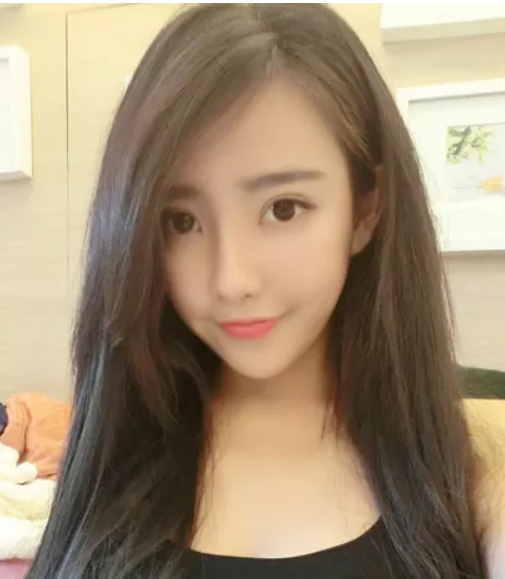
#> input picture faceai/img/ag.png, 505 x 579 px, found by its file name
$ python imgbase.py
#> lines starting #> are read from the running program, lines starting #| are printed output that depends on the picture
#coding=utf-8
#图片基础
import cv2
import numpy as np

img = cv2.imread("img/ag.png")
#> img is the input picture: shape (579, 505, 3); mean B, G, R 114.4, 139.8, 159.6

# [7 lines of commented-out code are left out]

b, g, r = cv2.split(img)  #分割通道
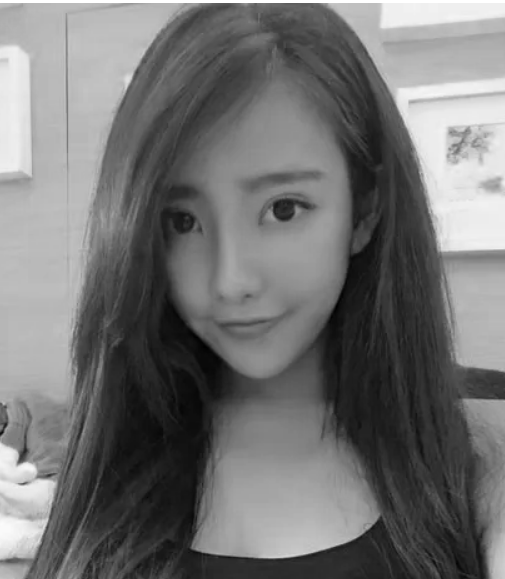
#> b: shape (579, 505); min 0, max 255, mean 114.4
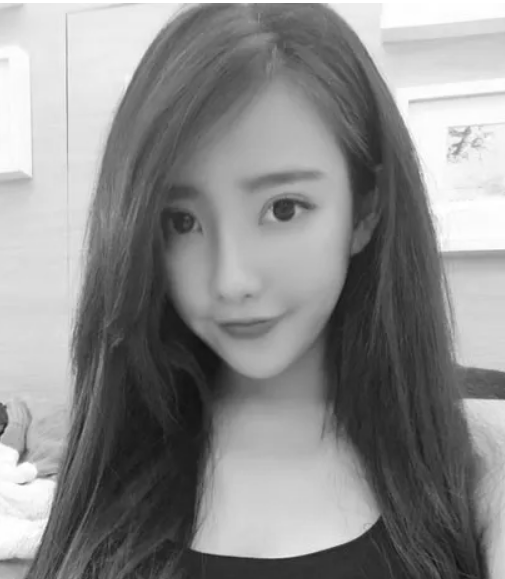
#> g: shape (579, 505); min 15, max 255, mean 139.8
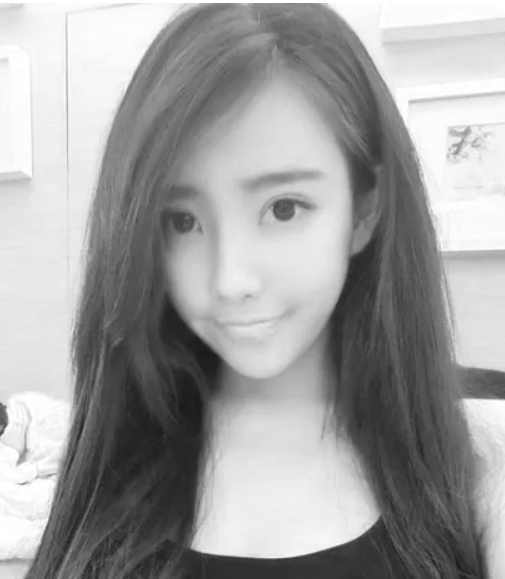
#> r: shape (579, 505); min 24, max 255, mean 159.6
img = cv2.merge((b, g, r))  #合并通道

img = img[:, :, 0]

cv2.imshow("image", img)

cv2.waitKey(0)
cv2.destroyAllWindows()

$ run again, with faceai/img/ag-2.png copied over faceai/img/ag.png
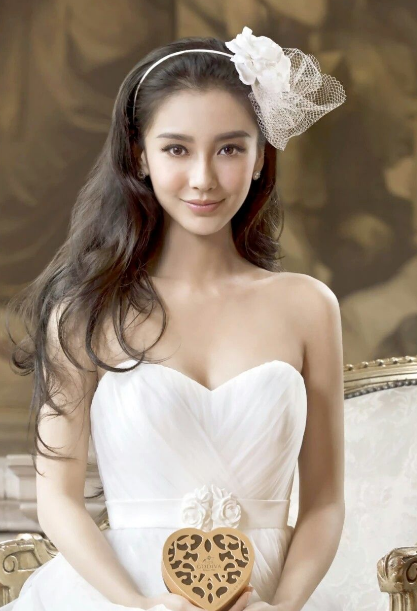
#> input picture faceai/img/ag-2.png, 417 x 611 px, found by its file name
#> img is the input picture: shape (611, 417, 3); mean B, G, R 125.6, 142.2, 158.2
#> `b, g, r = cv2.split(img)`:
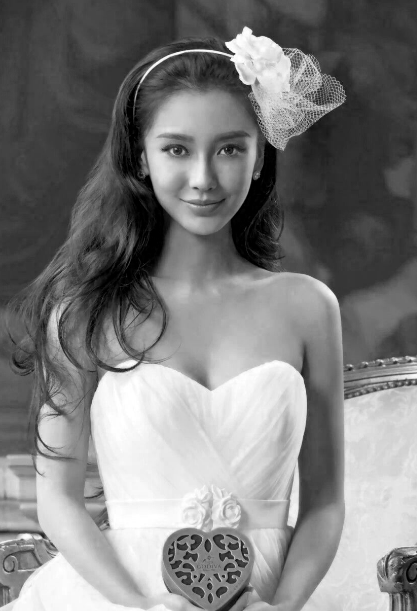
#> b: shape (611, 417); min 0, max 255, mean 125.6
#> `b, g, r = cv2.split(img)`:
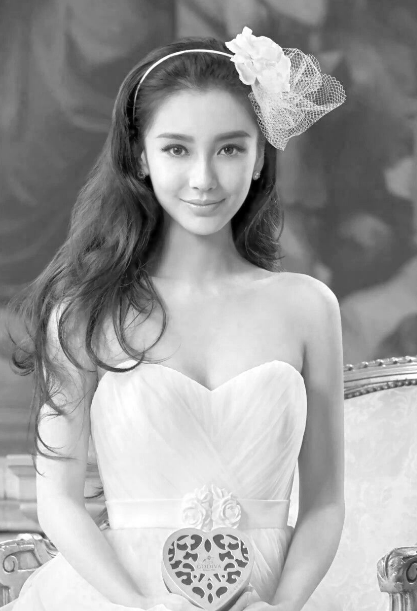
#> r: shape (611, 417); min 0, max 255, mean 158.2

$ run again, with faceai/img/ag-3.png copied over faceai/img/ag.png
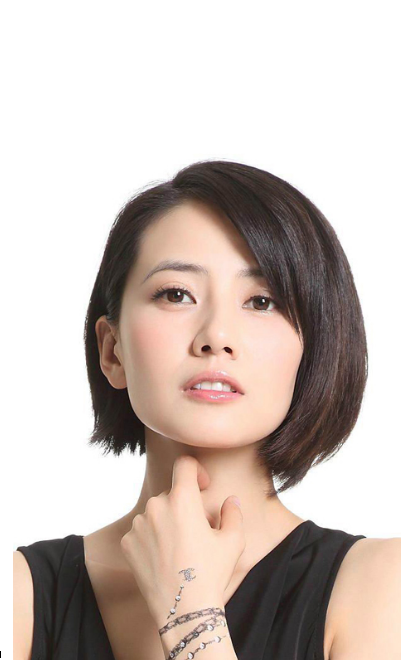
#> input picture faceai/img/ag-3.png, 401 x 660 px, found by its file name
#> img is the input picture: shape (660, 401, 3); mean B, G, R 184.1, 190.5, 203.1
#> `b, g, r = cv2.split(img)`:
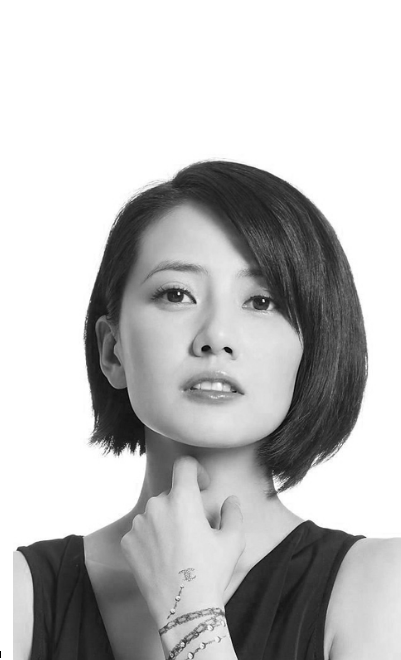
#> g: shape (660, 401); min 0, max 255, mean 190.5
#> `b, g, r = cv2.split(img)`:
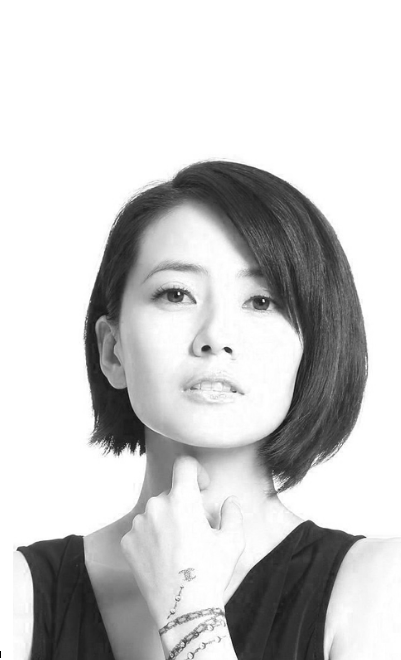
#> r: shape (660, 401); min 0, max 255, mean 203.1

$ run again, with faceai/img/ag-4.png copied over faceai/img/ag.png
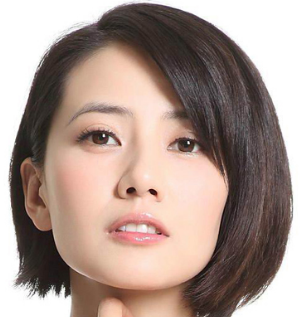
#> input picture faceai/img/ag-4.png, 300 x 317 px, found by its file name
#> img is the input picture: shape (317, 300, 3); mean B, G, R 140.8, 149.3, 169.5
#> `b, g, r = cv2.split(img)`:
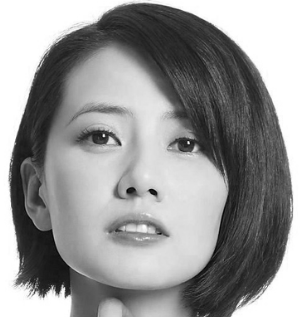
#> g: shape (317, 300); min 2, max 255, mean 149.3
#> `b, g, r = cv2.split(img)`:
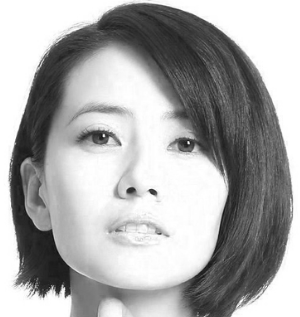
#> r: shape (317, 300); min 15, max 255, mean 169.5
